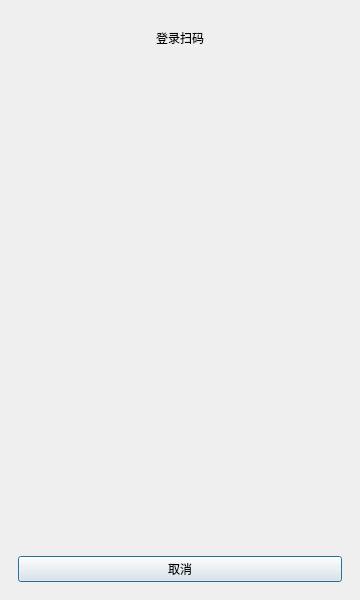
<?xml version="1.0" encoding="UTF-8"?>
<ui version="4.0">
 <class>qrCodeDialog</class>
 <widget class="QDialog" name="qrCodeDialog">
  <property name="geometry">
   <rect>
    <x>0</x>
    <y>0</y>
    <width>360</width>
    <height>600</height>
   </rect>
  </property>
  <property name="minimumSize">
   <size>
    <width>360</width>
    <height>600</height>
   </size>
  </property>
  <property name="maximumSize">
   <size>
    <width>360</width>
    <height>600</height>
   </size>
  </property>
  <property name="windowTitle">
   <string>qrCodeDialog</string>
  </property>
  <layout class="QVBoxLayout" name="verticalLayout">
   <property name="leftMargin">
    <number>0</number>
   </property>
   <property name="topMargin">
    <number>0</number>
   </property>
   <property name="rightMargin">
    <number>0</number>
   </property>
   <property name="bottomMargin">
    <number>0</number>
   </property>
   <item>
    <widget class="QWidget" name="widget" native="true">
     <layout class="QVBoxLayout" name="verticalLayout_2" stretch="1,9">
      <item>
       <widget class="QWidget" name="widget_3" native="true">
        <layout class="QHBoxLayout" name="horizontalLayout">
         <item>
          <spacer name="horizontalSpacer">
           <property name="orientation">
            <enum>Qt::Horizontal</enum>
           </property>
           <property name="sizeHint" stdset="0">
            <size>
             <width>40</width>
             <height>20</height>
            </size>
           </property>
          </spacer>
         </item>
         <item>
          <widget class="QLabel" name="label">
           <property name="text">
            <string>登录扫码</string>
           </property>
          </widget>
         </item>
         <item>
          <spacer name="horizontalSpacer_2">
           <property name="orientation">
            <enum>Qt::Horizontal</enum>
           </property>
           <property name="sizeHint" stdset="0">
            <size>
             <width>40</width>
             <height>20</height>
            </size>
           </property>
          </spacer>
         </item>
        </layout>
       </widget>
      </item>
      <item>
       <widget class="QWidget" name="widget_2" native="true">
        <layout class="QVBoxLayout" name="verticalLayout_3" stretch="8,2">
         <property name="leftMargin">
          <number>0</number>
         </property>
         <property name="topMargin">
          <number>0</number>
         </property>
         <property name="rightMargin">
          <number>0</number>
         </property>
         <property name="bottomMargin">
          <number>0</number>
         </property>
         <item>
          <widget class="QWidget" name="widget_4" native="true">
           <layout class="QHBoxLayout" name="horizontalLayout_2">
            <property name="leftMargin">
             <number>0</number>
            </property>
            <property name="topMargin">
             <number>0</number>
            </property>
            <property name="rightMargin">
             <number>0</number>
            </property>
            <property name="bottomMargin">
             <number>0</number>
            </property>
            <item>
             <widget class="QLabel" name="qrcode_label">
              <property name="minimumSize">
               <size>
                <width>360</width>
                <height>360</height>
               </size>
              </property>
              <property name="maximumSize">
               <size>
                <width>16777215</width>
                <height>16777215</height>
               </size>
              </property>
              <property name="text">
               <string/>
              </property>
              <property name="alignment">
               <set>Qt::AlignCenter</set>
              </property>
             </widget>
            </item>
           </layout>
          </widget>
         </item>
         <item>
          <widget class="QWidget" name="widget_5" native="true">
           <layout class="QVBoxLayout" name="verticalLayout_5">
            <item>
             <spacer name="verticalSpacer">
              <property name="orientation">
               <enum>Qt::Vertical</enum>
              </property>
              <property name="sizeHint" stdset="0">
               <size>
                <width>20</width>
                <height>40</height>
               </size>
              </property>
             </spacer>
            </item>
            <item>
             <widget class="QPushButton" name="cancel_btn">
              <property name="text">
               <string>取消</string>
              </property>
             </widget>
            </item>
           </layout>
          </widget>
         </item>
        </layout>
       </widget>
      </item>
     </layout>
    </widget>
   </item>
  </layout>
 </widget>
 <resources/>
 <connections/>
</ui>
